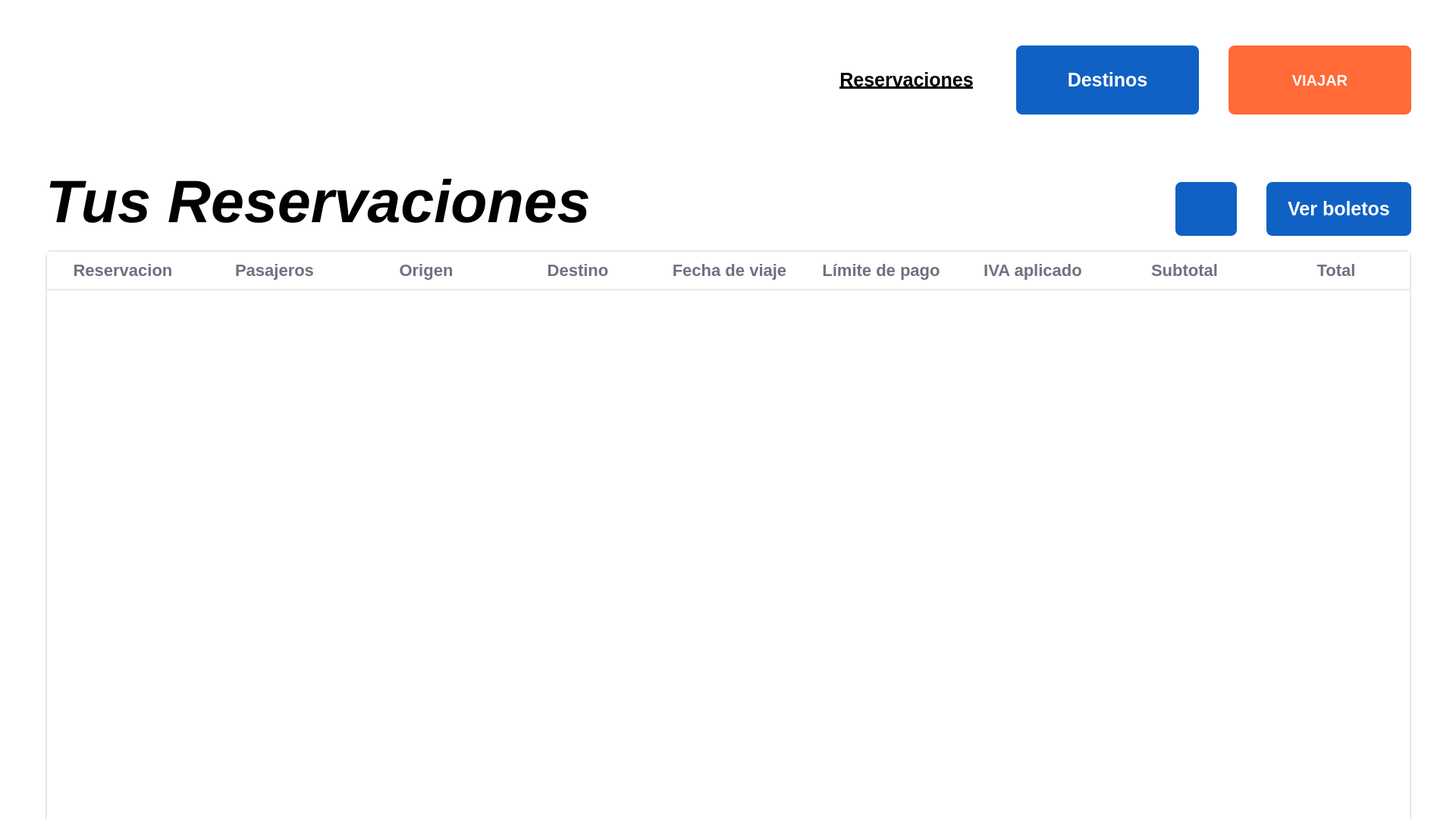
<?xml version="1.0" encoding="UTF-8"?>
<ui version="4.0">
 <class>pagina_misreservaciones</class>
 <widget class="QWidget" name="pagina_misreservaciones">
  <property name="geometry">
   <rect>
    <x>0</x>
    <y>0</y>
    <width>1920</width>
    <height>1080</height>
   </rect>
  </property>
  <property name="windowTitle">
   <string>Form</string>
  </property>
  <property name="styleSheet">
   <string notr="true">background-color: rgb(255, 255, 255);</string>
  </property>
  <widget class="QPushButton" name="boton_destinos">
   <property name="geometry">
    <rect>
     <x>1340</x>
     <y>60</y>
     <width>241</width>
     <height>91</height>
    </rect>
   </property>
   <property name="font">
    <font>
     <pointsize>-1</pointsize>
     <weight>75</weight>
     <bold>true</bold>
    </font>
   </property>
   <property name="styleSheet">
    <string notr="true">QPushButton{
	background: #1061C4;
	color:WHITE;
	border:none;
	border-radius: 8px;
	font-weight: bold;
	font-size:25px;
}

QPushButton:hover {
    background-color: #0D4FAB;    
}

QPushButton:pressed {
    background-color: #0A3F8A;     
}</string>
   </property>
   <property name="text">
    <string>Destinos</string>
   </property>
   <property name="iconSize">
    <size>
     <width>30</width>
     <height>30</height>
    </size>
   </property>
  </widget>
  <widget class="QLabel" name="label_estatico_logo">
   <property name="geometry">
    <rect>
     <x>70</x>
     <y>70</y>
     <width>441</width>
     <height>131</height>
    </rect>
   </property>
   <property name="styleSheet">
    <string notr="true">border:none</string>
   </property>
   <property name="text">
    <string/>
   </property>
   <property name="pixmap">
    <pixmap>../recursos/recursos usuario/LOGOJPG.jpg</pixmap>
   </property>
   <property name="scaledContents">
    <bool>true</bool>
   </property>
   <property name="wordWrap">
    <bool>false</bool>
   </property>
  </widget>
  <widget class="QPushButton" name="boton_reservaciones">
   <property name="geometry">
    <rect>
     <x>1080</x>
     <y>70</y>
     <width>231</width>
     <height>71</height>
    </rect>
   </property>
   <property name="font">
    <font>
     <pointsize>-1</pointsize>
     <weight>75</weight>
     <bold>true</bold>
     <underline>true</underline>
    </font>
   </property>
   <property name="styleSheet">
    <string notr="true">QPushButton{
	background: rgb(255, 255, 255);
	color:black;
	border:none;
	border-radius: 8px;
	font-weight: bold;
	font-size:25px;
	text-decoration: underline;
}

QPushButton:hover {
    background-color: rgb(222, 221, 218);    
}

QPushButton:pressed {
    background-color: rgb(192, 191, 188);     
}</string>
   </property>
   <property name="text">
    <string>Reservaciones</string>
   </property>
   <property name="iconSize">
    <size>
     <width>30</width>
     <height>30</height>
    </size>
   </property>
  </widget>
  <widget class="QPushButton" name="boto_viajar">
   <property name="geometry">
    <rect>
     <x>1620</x>
     <y>60</y>
     <width>241</width>
     <height>91</height>
    </rect>
   </property>
   <property name="font">
    <font>
     <pointsize>-1</pointsize>
     <weight>75</weight>
     <bold>true</bold>
    </font>
   </property>
   <property name="styleSheet">
    <string notr="true">QPushButton{
	background: #FF6A36;
	color:WHITE;
	border:none;
	border-radius: 8px;
	font-weight: bold;
	font-size: 20px;
}

QPushButton:hover {
    background-color: #E85F30;   /* Naranja más oscuro */
}

QPushButton:pressed {
    background-color: #CC532A;   /* Más oscuro para click */
}</string>
   </property>
   <property name="text">
    <string>VIAJAR</string>
   </property>
   <property name="iconSize">
    <size>
     <width>30</width>
     <height>30</height>
    </size>
   </property>
  </widget>
  <widget class="QTableWidget" name="tableWidget_tusReservaciones">
   <property name="geometry">
    <rect>
     <x>60</x>
     <y>330</y>
     <width>1801</width>
     <height>771</height>
    </rect>
   </property>
   <property name="styleSheet">
    <string notr="true">QTableView {
    background: #ffffff;
    border: 2px solid #e6e8ec;
    border-radius: 8px;
    gridline-color: #f1f1f3;
    selection-background-color: #e8f0fe;
    selection-color: #1a1a1a;
    font-size: 18px;
    color: #333;
    alternate-background-color: #fafbff;
    show-grid: false;
}

QTableView::item {
    padding: 8px 12px;
    border: 0px;
}

QTableView::item:hover {
    background: #f5f8ff;
}

QTableView::item:selected {
    background: #e2edff;
    color: #1a1a1a;
}

QHeaderView::section {
    background: #ffffff;
    color: #6b7280;
    padding: 10px 12px;
    border: 0;
    border-bottom: 2px solid #e6e8ec;
    font-size: 22px;
    font-weight: 600;
}

QHeaderView::section:hover {
    background: #f7f9fc;
}

QHeaderView {
    background: #ffffff;
    border: 0;
}

QTableView::indicator {
    width: 18px;
    height: 18px;
}

QHeaderView::section:first {
    border-top-left-radius: 15px;
}

QHeaderView::section:last {
    border-top-right-radius: 15px;
}


QScrollBar:vertical {
    background: transparent;
    width: 10px;
    margin: 0px;
}

QScrollBar::handle:vertical {
    background: #cfd3da;
    min-height: 25px;
    border-radius: 5px;
}

QScrollBar::handle:vertical:hover {
    background: #b5bac4;
}

QScrollBar::add-line,
QScrollBar::sub-line {
    background: none;
    height: 0px;
}

</string>
   </property>
   <property name="verticalScrollBarPolicy">
    <enum>Qt::ScrollBarAsNeeded</enum>
   </property>
   <property name="horizontalScrollBarPolicy">
    <enum>Qt::ScrollBarAsNeeded</enum>
   </property>
   <attribute name="horizontalHeaderDefaultSectionSize">
    <number>200</number>
   </attribute>
   <attribute name="verticalHeaderVisible">
    <bool>false</bool>
   </attribute>
   <column>
    <property name="text">
     <string>Reservacion</string>
    </property>
   </column>
   <column>
    <property name="text">
     <string>Pasajeros</string>
    </property>
   </column>
   <column>
    <property name="text">
     <string>Origen</string>
    </property>
   </column>
   <column>
    <property name="text">
     <string>Destino</string>
    </property>
   </column>
   <column>
    <property name="text">
     <string>Fecha de viaje</string>
    </property>
   </column>
   <column>
    <property name="text">
     <string>Límite de pago</string>
    </property>
   </column>
   <column>
    <property name="text">
     <string>IVA aplicado</string>
    </property>
   </column>
   <column>
    <property name="text">
     <string>Subtotal</string>
    </property>
   </column>
   <column>
    <property name="text">
     <string>Total</string>
    </property>
   </column>
  </widget>
  <widget class="QPushButton" name="boton_regresar">
   <property name="geometry">
    <rect>
     <x>1550</x>
     <y>240</y>
     <width>81</width>
     <height>71</height>
    </rect>
   </property>
   <property name="font">
    <font>
     <pointsize>-1</pointsize>
     <weight>75</weight>
     <bold>true</bold>
    </font>
   </property>
   <property name="styleSheet">
    <string notr="true">QPushButton{
	background: #1061C4;
	color:WHITE;
	border:none;
	border-radius: 8px;
	font-weight: bold;
	font-size:25px;
}

QPushButton:hover {
    background-color: #0D4FAB;    
}

QPushButton:pressed {
    background-color: #0A3F8A;     
}</string>
   </property>
   <property name="text">
    <string/>
   </property>
   <property name="icon">
    <iconset>
     <normaloff>../recursos/recursos empresa/volver.png</normaloff>../recursos/recursos empresa/volver.png</iconset>
   </property>
   <property name="iconSize">
    <size>
     <width>35</width>
     <height>35</height>
    </size>
   </property>
  </widget>
  <widget class="QLabel" name="label_estatico_reservaciones">
   <property name="geometry">
    <rect>
     <x>60</x>
     <y>230</y>
     <width>741</width>
     <height>71</height>
    </rect>
   </property>
   <property name="font">
    <font>
     <pointsize>59</pointsize>
     <weight>75</weight>
     <italic>true</italic>
     <bold>true</bold>
    </font>
   </property>
   <property name="text">
    <string>Tus Reservaciones</string>
   </property>
  </widget>
  <widget class="QPushButton" name="boton_verBoleto">
   <property name="geometry">
    <rect>
     <x>1670</x>
     <y>240</y>
     <width>191</width>
     <height>71</height>
    </rect>
   </property>
   <property name="styleSheet">
    <string notr="true">QPushButton{
	background: #1061C4;
	color:WHITE;
	border:none;
	border-radius: 8px;
	font-weight: bold;
	font-size:25px;
}

QPushButton:hover {
    background-color: #0D4FAB;    
}

QPushButton:pressed {
    background-color: #0A3F8A;     
}</string>
   </property>
   <property name="text">
    <string>Ver boletos</string>
   </property>
  </widget>
 </widget>
 <resources/>
 <connections/>
</ui>
